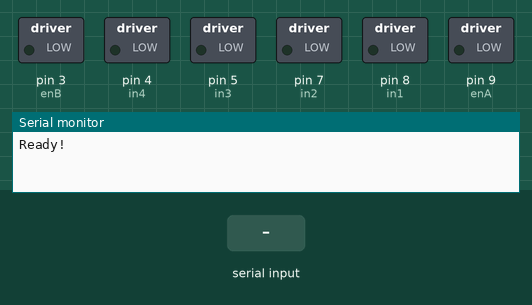
This sketch was run on a simulated Arduino Uno, built with avr-gcc and run on an emulated ATmega328P. Shown: switched loads named in the sketch (green lamp = pin HIGH), the last lines printed to the serial monitor. The inputs (shaded band) are chosen by the test bench.

Above: at 1.2 s.
1.3 s: "90,45\n" received over Serial
At 3.9 s:
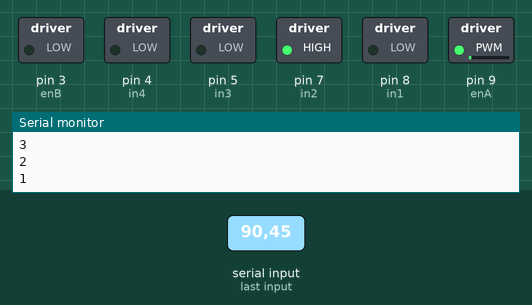
4.3 s: "30,150\n" received over Serial
At 4.45 s:
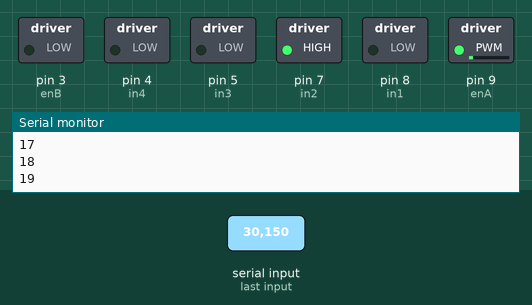
Timing chart, 0 to 7.3 s (numbered marks = the images above; inputs shaded):
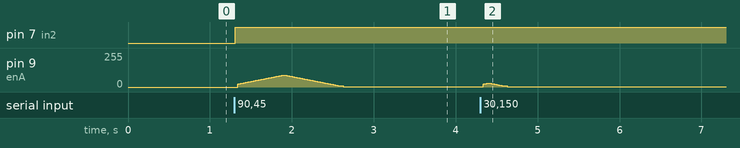

Measured:
- after the input at 1.3 s, pin 7 (in2): LOW → HIGH at once; pin 9 (enA): rises from 0/255 to 89/255 in 0.56 s, then falls to 1/255 in 0.73 s
- after the input at 4.3 s, pin 9 (enA): rises from 1/255 to 29/255 in 0.06 s, then falls to 1/255 in 0.23 s

The sketch:

navigationtest3.ino
```cpp
//declace a String to hold what we're inputting
String incomingString;

//Motor vars
int A = 0;
int B = 0;
int Bprev = 0;
int Aprev = 0;

// Motor A connections
int enA = 9;
int in1 = 8;
int in2 = 7;
// Motor B connections
int enB = 3;
int in3 = 5;
int in4 = 4;

int mtdirec[4] = {1,1,1,1};

int direc = 0;//f = 0,b = 1, l = 2, r = 3, s = 4

void setup() {
    // Set all the motor control pins to outputs
  pinMode(enA, OUTPUT);
  pinMode(enB, OUTPUT);
  pinMode(in1, OUTPUT);
  pinMode(in2, OUTPUT);
  pinMode(in3, OUTPUT);
  pinMode(in4, OUTPUT);

  // Turn off motors - Initial state
  digitalWrite(in1, LOW);
  digitalWrite(in2, LOW);
  digitalWrite(in3, LOW);
  digitalWrite(in4, LOW);
  analogWrite(enA, 0);
  analogWrite(enB, 0);
  //initialise Serial communication on 9600 baud
  Serial.begin(4800);
  while(!Serial);
  //delay(4000);
  Serial.println("Ready!");
  // The incoming String built up one byte at a time.
  incomingString = "";
}

void loop () {
if(Serial.available()){
  String rxString = "";
  String strArr[2]; //Set the size of the array to equal the number of values you will be receiveing.

  //Keep looping until there is something in the buffer.
  while (Serial.available()) {
    //Delay to allow byte to arrive in input buffer.
    delay(2);
    //Read a single character from the buffer.
    char ch = Serial.read();
    //Append that single character to a string.
    rxString+= ch;
  }

  int stringStart = 0;
  int arrayIndex = 0;

  for (int i=0; i < rxString.length(); i++){
    //Get character and check if it's our "special" character.
    if(rxString.charAt(i) == ','){
      //Clear previous values from array.
      strArr[arrayIndex] = "";
      //Save substring into array.
      strArr[arrayIndex] = rxString.substring(stringStart, i);
      //Set new string starting point.
      stringStart = (i+1);
      arrayIndex++;
    }
  }

  //Put values from the array into the variables.
  String value1 = strArr[0];
  String value2 = strArr[1];

  //Convert string to int if you need it.
  Aprev = A;
  Bprev = B;
  A = value1.toInt();
  B = value2.toInt();
  motor(enA, in1, in2, A ,Aprev);
  motor(enB, in3, in4, B ,Bprev);
  //Serial.println(A);
 // Serial.println(B);


}

}
//motor(enA, in1, in2, A ,Aprev)
//motor(enB, in3, in4, B ,Bprev)
void motor(int mtc, int drc1, int drc2, int neew, int oold){
  int ramp = 1;
  if(neew > 0 && oold <= 0){
    for (int i = -oold ; i > 0; i--) {
      analogWrite(mtc, i);
      Serial.println(i);
      delay(ramp);
    }
    digitalWrite(drc2, HIGH);
    digitalWrite(drc1, LOW);
    for (int i = 0 ; i < neew; i++) {
      analogWrite(mtc, i);
      Serial.println(i);
      delay(ramp);
    }
  }
  else if(neew < 0 && oold >= 0){
    for (int i = oold ; i > 0; i--) {
      analogWrite(mtc, i);
      Serial.println(i);
      delay(ramp);
    }
    digitalWrite(drc2, LOW);
    digitalWrite(drc1, HIGH);
    for (int i = 0 ; i < -neew; i++) {
      analogWrite(mtc, i);
      Serial.println(i);
      delay(ramp);
    }
  } else if(abs(neew) > abs(oold)){

      for (int i = abs(oold) ; i < abs(neew); i++) {
        analogWrite(mtc, i);
        Serial.println(i);
        delay(ramp);
      }
  } else if(abs(neew) < abs(oold)){
      for (int i = abs(oold) ; i > abs(neew); i--) {
        analogWrite(mtc, i);
        Serial.println(i);
        delay(ramp);
      }
  }
}
```
